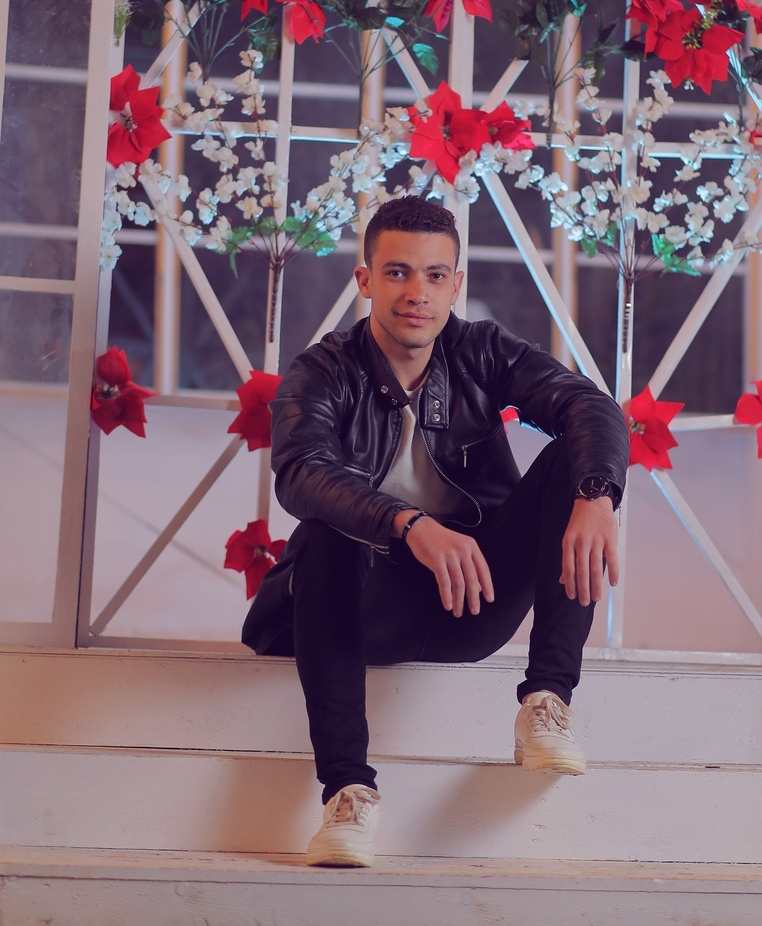
#> input picture osama.jpg, 762 x 926 px, shrunk from 1685 x 2048 before the run, given in place of the camera
$ python '08-object detection.py'
#> lines starting #> are read from the running program, lines starting #| are printed output that depends on the picture; after the words box and inside, x2 and y2 are one past the last pixel; in counts of white or black regions, pixels touching at a corner belong together
import cv2
import numpy as np

def nothing(x):
    pass

cap = cv2.VideoCapture(0)

cv2.namedWindow('Tracking')
cv2.createTrackbar('LH' , 'Tracking' , 0 , 255 , nothing)
#> slider 'LH' is set to 51
cv2.createTrackbar('LS' , 'Tracking' , 0 , 255 ,nothing )
#> slider 'LS' is set to 51
cv2.createTrackbar('LV' , 'Tracking' , 0 , 255 , nothing)
#> slider 'LV' is set to 51
cv2.createTrackbar('UH' , 'Tracking' , 255 , 255 , nothing)
cv2.createTrackbar('US' , 'Tracking' , 255 , 255 , nothing)
cv2.createTrackbar('UV' , 'Tracking' , 255 , 255 , nothing)


while True:
    _ , frame = cap.read()
#> frame is the input picture: shape (926, 762, 3); mean B, G, R 116.9, 103.2, 128
    hsv = cv2.cvtColor(frame , cv2.COLOR_BGR2HSV)
#> hsv: shape (926, 762, 3); mean H, S, V 131.1, 74.5, 133.4


    l_h = cv2.getTrackbarPos('LH' , 'Tracking')
    l_S = cv2.getTrackbarPos('LS' , 'Tracking')
    l_V = cv2.getTrackbarPos('LV' , 'Tracking')

    u_h = cv2.getTrackbarPos('UH' , 'Tracking')
    u_S = cv2.getTrackbarPos('US' , 'Tracking')
    u_V = cv2.getTrackbarPos('UV' , 'Tracking')


    l_b = np.array([l_h , l_S , l_V])
    u_b = np.array([u_h , u_S , u_V])

    mask = cv2.inRange(hsv , l_b , u_b)
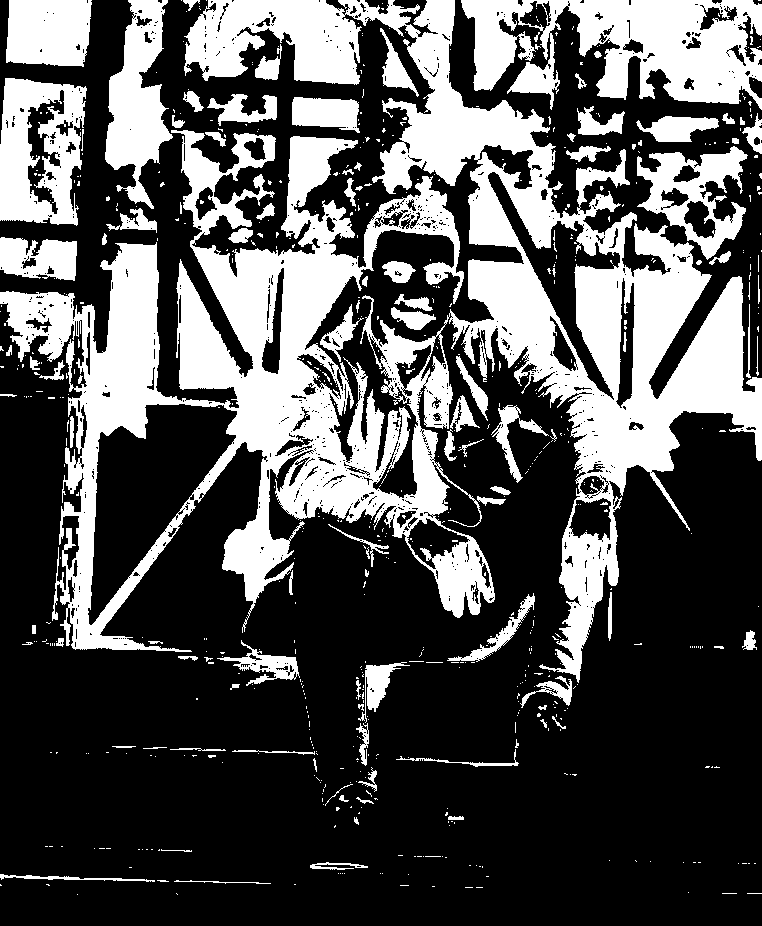
#> mask: shape (926, 762); 32.6% white; 683 white regions (580 under 20 px), largest, box (x1, y1, x2, y2) and area: (0, 0, 762, 683) 157444, (461, 0, 762, 110) 19965, (0, 78, 87, 226) 8743
    res = cv2.bitwise_and(frame , frame , mask = mask)
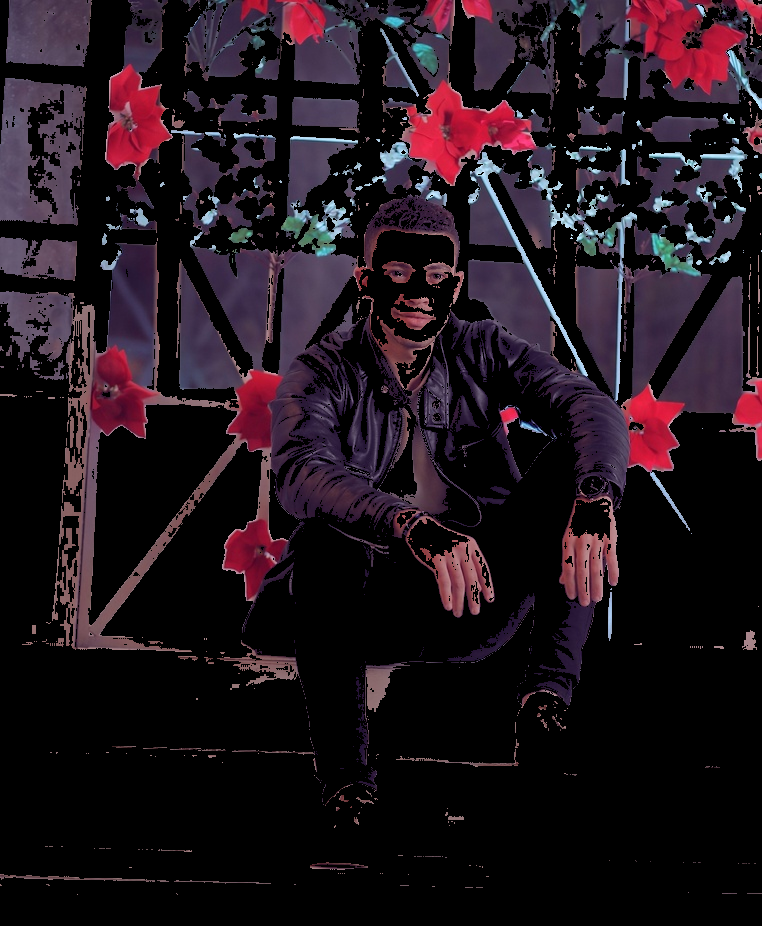
#> res: shape (926, 762, 3); mean B, G, R 27.9, 20.5, 31.9

    cv2.imshow('frame' , frame)
    cv2.imshow('mask' , mask)
    cv2.imshow('res' , res)

    k = cv2.waitKey(1)
#> (key Esc is pressed here)
    if k == 27:
        break


cap.release()
cv2.destroyAllWindows
